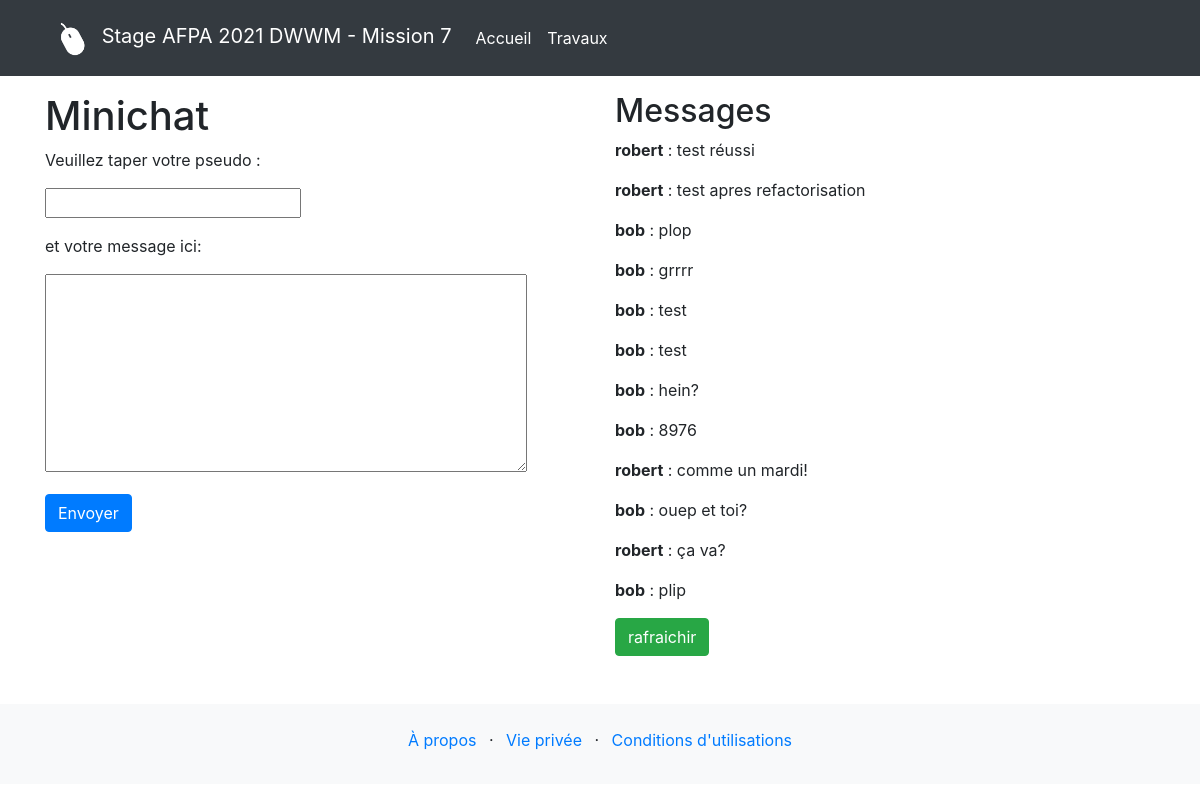
/minichat.php, run on the app's committed database.
### tables this page shows
CREATE TABLE IF NOT EXISTS `minichat` (
  `ID` int NOT NULL AUTO_INCREMENT,
  `pseudo` varchar(255) NOT NULL,
  `message` text NOT NULL,
  `date_message` datetime NOT NULL DEFAULT CURRENT_TIMESTAMP,
  PRIMARY KEY (`ID`)
);

### minichat.php (the view, shortened to what this page needs)
<!DOCTYPE html>
<html lang="fr">
<head>
    <link rel="stylesheet" href="https://cdn.jsdelivr.net/npm/bootstrap@4.5.3/dist/css/bootstrap.min.css"
>
</head>
<body>
    <?php include('menu.php'); ?>
    <div class="container">
        <div class="row my-3">
            <div class="form col-6">
                <?php if(isset($_COOKIE['pseudo'])){?>
                    <h1>Minichat</h1>
                    <p>Veuillez taper votre pseudo :</p>
                    <form action="minichat_post.php" method="POST">
                        <p><input type='text' name='pseudo' value=<?php echo $_COOKIE['pseudo']; ?> required></p>
                        <p>et votre message ici:</p>
                        <p><textarea name="message" rows="8" cols="45" required></textarea></p>
                        <p><input type="submit" class="btn btn-primary" value="Envoyer" /></p>
                    </form>
                <?php
                } else {?>
                    <h1>Minichat</h1>
                    <p>Veuillez taper votre pseudo :</p>
                    <form action="minichat_post.php" method="POST">
                        <p><input type='text' name='pseudo' value="" required></p>
                        <p>et votre message ici:</p>
                        <p><textarea name="message" rows="8" cols="45" required></textarea></p>
                        <p><input type="submit" class="btn btn-primary" value="Envoyer" /></p>
                    </form>
                <?php
                }?>
            </div>
            <div class="messages col-6">
                <h2>Messages</h2>
                <?php
                include('connexion_bdd.php');
                $reponse = $bdd->query('SELECT * FROM minichat ORDER BY ID DESC LIMIT 0, 100');
                while ($donnees = $reponse->fetch()) {
                    echo '<p><strong>' . htmlspecialchars($donnees['pseudo']) . '</strong> : ' . htmlspecialchars($donnees['message']) . '</p>';
                }
                ?>
                <a href="minichat.php"><input type="button" class="btn btn-success" value="rafraichir"></a>
            </div>
        </div>
    </div>
    <?php include('pieddepage.php'); ?>
</body>
</html>

### data on the page
minichat: pseudo "robert", message "test réussi"
minichat: pseudo "robert", message "test apres refactorisation"
minichat: pseudo "bob", message "plop"
minichat: pseudo "bob", message "grrrr"
minichat: pseudo "bob", message "test"
minichat: pseudo "bob", message "test"
minichat: pseudo "bob", message "hein?"
minichat: pseudo "bob", message "8976"
minichat: pseudo "robert", message "comme un mardi!"
minichat: pseudo "bob", message "ouep et toi?"
minichat: pseudo "robert", message "ça va?"
minichat: pseudo "bob", message "plip"
